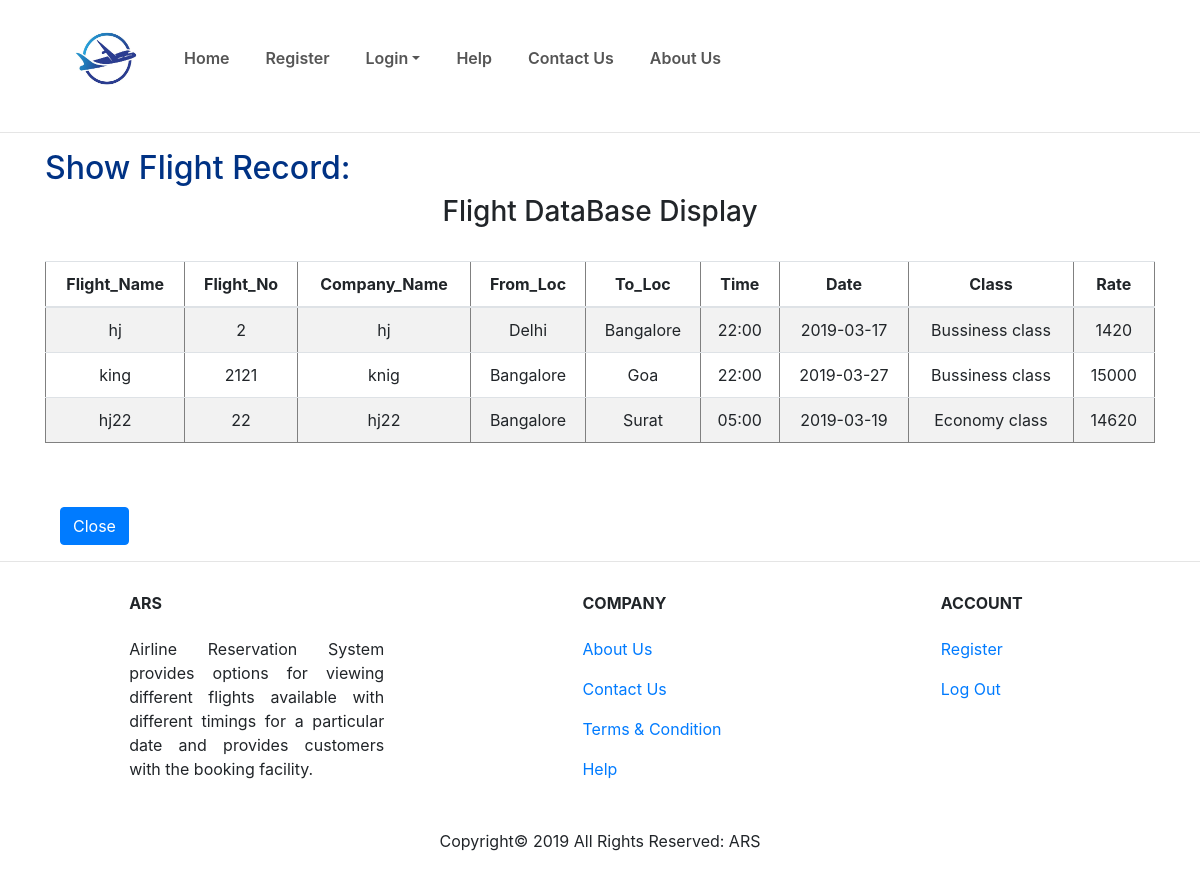
Page /showdata.php (signed in) on the committed database.
### tables this page shows
CREATE TABLE `flight` (
  `Flight_Name` varchar(30) default NULL,
  `Flight_No` varchar(20) NOT NULL default '',
  `Company_Name` varchar(20) default NULL,
  `From_Loc` varchar(20) default NULL,
  `To_Loc` varchar(20) default NULL,
  `Time` varchar(10) default NULL,
  `Date` varchar(10) default NULL,
  `Class` varchar(20) default NULL,
  `Rate` varchar(10) default NULL,
  PRIMARY KEY  (`Flight_No`)
);

### showdata.php (the view, shortened to what this page needs)
<html>
<head>
</head>
<body>
      <?php
            $dbhost = 'localhost:3306';
            $dbuser = 'root';
            $dbpass = '';
            $conn = mysql_connect($dbhost, $dbuser, $dbpass);
            $sql = "select * from flight";
            $retval = mysql_query( $sql, $conn );
            ?>
<?php include('header.php'); ?>
<hr>
<div class="container">
  <h2>Show Flight Record:</h2>
  <?php
  if (mysql_num_rows($retval) <= 0)
  {?>
    <h3 align="center">!!!NO Record Found!!!!</h3>
  <?php
  }
  else{
  ?>
  <h3 align="center">Flight DataBase Display</h3>
    <table align="center" border='1' class="table table-striped">
      <thead>
            <tr align='center'>
              <th scope="col">Flight_Name</th>
              <th scope="col">Flight_No</th>
              <th scope="col">Company_Name</th>
              <th scope="col">From_Loc</th>
              <th scope="col">To_Loc</th>
              <th scope="col">Time</th>
              <th scope="col">Date</th>
              <th scope="col">Class</th>
              <th scope="col">Rate</th>
            </tr>
      </thead>
  <tbody>
            <?php
              while($row = mysql_fetch_array($retval))
              {
                echo "<tr align='center'>";
                echo "<td>" . $row[0] . "</td>";
                echo "<td>" . $row[1] . "</td>";
                echo "<td>" . $row[2] . "</td>";
                echo "<td>" . $row[3] . "</td>";
                echo "<td>" . $row[4] . "</td>";
                echo "<td>" . $row[5] . "</td>";
                echo "<td>" . $row[6] . "</td>";
                echo "<td>" . $row[7] . "</td>";
                echo "<td>" . $row[8] . "</td>";
                echo "</tr>";
              }
            }
              ?>
              <br>
       </tbody>
</table>
      <br>
      <form method = "post" class="form-horizontal"  action="<?php $_PHP_SELF ?>">
        <br>
        <div class="form-group">
          <div class="col-sm-offset-2 col-sm-10">
              <a class="btn btn-primary" href="mangesite.php" role="button">Close</a>
          </div>
        </div>
      </form>
      </div>
<hr>
<footer class="footer footer-transparent">
    <div class="container text-center text-md-left">
      <div class="row text-center text-md-left mt-3 pb-3">
        <div class="col-md-3 col-lg-3 col-xl-3 mx-auto mt-3">
          <h6 class="text-uppercase mb-4 font-weight-bold">ARS</h6>
          <p style="text-align:justify">Airline Reservation System provides options for viewing different flights available with different timings for a particular date and provides customers with the booking facility.</p>
        </div>
        <div class="col-md-2 col-lg-2 col-xl-2 mx-auto mt-3">
          <h6 class="text-uppercase mb-4 font-weight-bold">Company</h6>
          <p>
            <a href="aboutus.php">About Us</a>
          </p>
          <p>
            <a href="contactus.php">Contact Us</a>
          </p>
          <p>
            <a href="t&c.php">Terms & Condition</a>
          </p>
          <p>
            <a href="help.php">Help</a>
          </p>
        </div>
        <div class="col-md-3 col-lg-2 col-xl-2 mx-auto mt-3">
          <h6 class="text-uppercase mb-4 font-weight-bold">Account</h6>
          <p>
            <a href="register.php">Register</a>
          </p>
          <p>
            <a href="alogout.php">Log Out</a>
          </p>
        </div>
</div>
    <div class="footer-copyright text-center py-3">Copyright&copy; 2019 All Rights Reserved: ARS
    </div>
  </footer>
</body>
</html>

### header.php (shortened to what this page needs)
<head>
  <link rel="stylesheet" href="css/cssfileindex.css">
  <link rel="stylesheet" href="css/bootstrap.min.css">
</head>
<section id="Navbar">
	<nav class="navbar navbar-expand-lg navbar-light">
    <img src="img/logo.jpg" id="logo"></img>
  <div class="collapse navbar-collapse" id="navbarNav">
    <ul class="navbar-nav">
      <li class="nav-item">
        <a class="nav-link" onClick="home()">Home </a>
      </li>
      <li class="nav-item">
        <a class="nav-link" href="register.php">Register</a>
      </li>
      <li class="nav-item dropdown">
        <a class="nav-link dropdown-toggle" role="button" data-toggle="dropdown" aria-haspopup="true" aria-expanded="false">Login</a>
      </li>
      <li class="nav-item">
        <a class="nav-link" href="help.php">Help</a>
      </li>
      <li class="nav-item">
        <a class="nav-link" href="contactus.php">Contact Us</a>
      </li>
      <li class="nav-item">
        <a class="nav-link" href="aboutus.php">About Us</a>
      </li>
    </ul>
  </div>
</nav>
</section>

### css/cssfileindex.css (style rules this page uses)
#Navbar { position: sticky; top: 0; z-index: 10; }
.navbar-nav li { padding: 0 10px; }
.navbar-nav li a { text-align: left; }
.navbar { background: #fff; }
.nav-link { color: #555!important; font-weight: 600; font-size: 16px; }
#logo { width: 150px; height: 100px; padding-left: 30px; }
.footer-transparent { background: #fff; }

### showdata.php (style rules this page uses)
h2 { color: #003284; }

### rows in the picture
flight: Flight_Name "hj", Flight_No "2", Company_Name "hj", From_Loc "Delhi", To_Loc "Bangalore", Time "22:00", Date "2019-03-17", Class "Bussiness class", Rate "1420"
flight: Flight_Name "king", Flight_No "2121", Company_Name "knig", From_Loc "Bangalore", To_Loc "Goa", Time "22:00", Date "2019-03-27", Class "Bussiness class", Rate "15000"
flight: Flight_Name "hj22", Flight_No "22", Company_Name "hj22", From_Loc "Bangalore", To_Loc "Surat", Time "05:00", Date "2019-03-19", Class "Economy class", Rate "14620"
